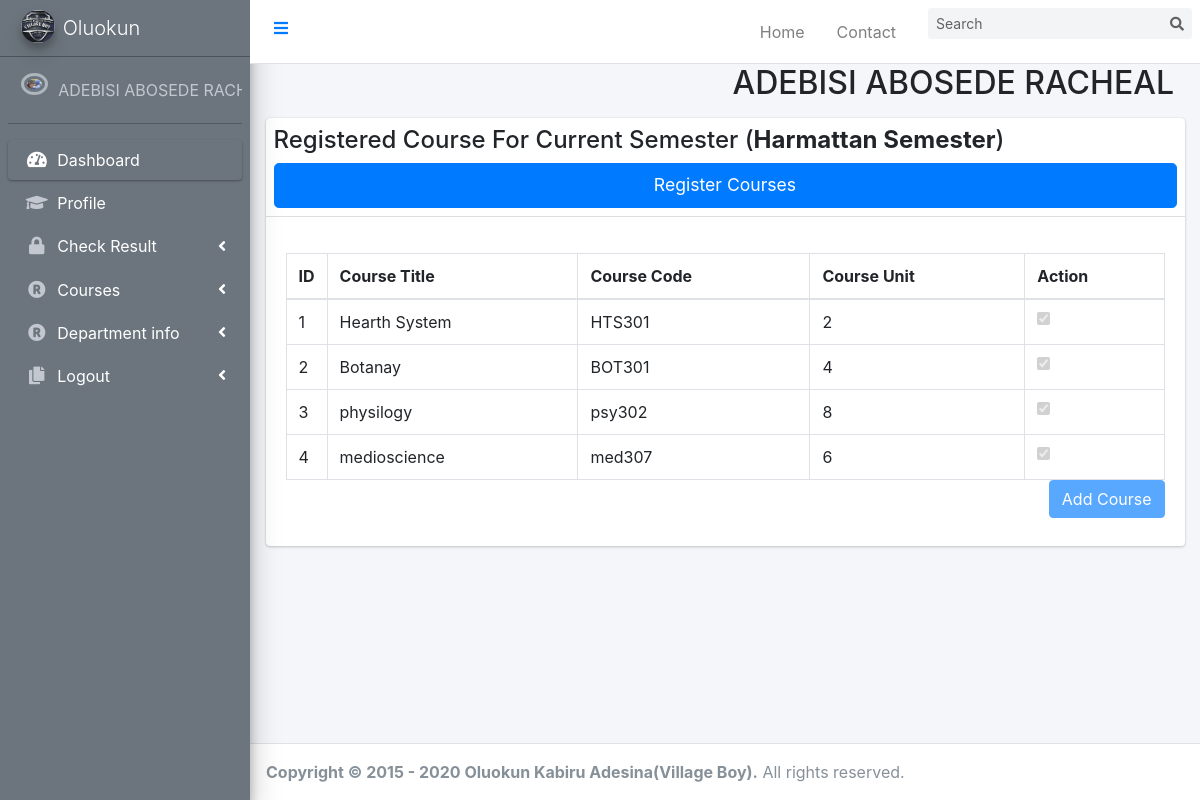
The app's page /student/newCourse.php (signed in) with its own data.
### tables this page shows
CREATE TABLE `student` (
  `id` int(6) NOT NULL,
  `SurName` varchar(30) NOT NULL,
  `FirstName` varchar(30) NOT NULL,
  `LastName` varchar(30) NOT NULL,
  `email` varchar(30) NOT NULL,
  `Phone_Number` varchar(50) NOT NULL,
  `password` varchar(50) NOT NULL,
  `Level` varchar(50) NOT NULL,
  `matricNo` varchar(10) NOT NULL,
  `CurrentSemester` varchar(30) NOT NULL,
  `Department` varchar(255) NOT NULL,
  `Faculty` varchar(50) NOT NULL,
  `state` varchar(50) NOT NULL,
  `city` varchar(50) NOT NULL,
  `Address` varchar(50) NOT NULL,
  `dob` varchar(50) NOT NULL,
  `gender` varchar(50) NOT NULL,
  `profilePicture` text NOT NULL,
  `NextOfKin` varchar(100) NOT NULL,
  `CGPA` varchar(5) NOT NULL,
  `class` varchar(50) NOT NULL,
  `StudentId` varchar(50) NOT NULL,
  `reg_date` timestamp NOT NULL DEFAULT current_timestamp() ON UPDATE current_timestamp()
);

CREATE TABLE `courses` (
  `id` int(6) NOT NULL,
  `CourseCode` varchar(255) NOT NULL,
  `CourseUnit` varchar(255) NOT NULL,
  `CourseTitle` varchar(255) NOT NULL,
  `CourseDesc` varchar(255) NOT NULL,
  `CourseLevel` varchar(100) NOT NULL,
  `CourseCategory` varchar(100) NOT NULL,
  `logo` text NOT NULL,
  `CourseId` varchar(50) NOT NULL,
  `courseReg_date` timestamp NOT NULL DEFAULT current_timestamp() ON UPDATE current_timestamp()
);

### student/newCourse.php (the view, shortened to what this page needs)
<?php
     if(isset($_SESSION['studentLogin'])){
    include('header.php');
    include("../includes/connection.php");
    $user =$_SESSION['studentLogin'];
    $stmt = "SELECT* FROM student WHERE email = '$user'|| Phone_Number = '$user' || matricNo = '$user'";
    $qe = mysqli_query($conn, $stmt);
    $student = mysqli_fetch_array($qe);
    $name = htmlentities(strtoupper( $student['SurName']." ".$student['FirstName']." ".$student['LastName']));
    $level = $student['Level'];
    $dept = $student['Department'];
    $semester = $student['CurrentSemester'];
    $studentId = $student['StudentId'];
    ?>
<!DOCTYPE html>
<html lang="en">
<head>
    <link rel="stylesheet" href=>
</head>
<?php
    include('sidebar.php');
    ?>
<body>
<div class="content-wrapper">
    <div class="container-fluid">
        <div class="row mb-2">
          <div class="col-sm-6">
          </div>
          <div class="col-sm-6">
            <h2><?php echo $name ?></h2>
          </div>
        </div>
      </div>
    <section class="content">
      <div class="container-fluid">
        <div class="row">
          <div class="col-md-12">
            <div class="card">
              <div class="card-header p-2">
                <h4>Registered Course For Current Semester (<b><?php echo $semester ?></b>)</h4>
                  <h1 class="text-center btn btn-primary card-title btn-lg btn-block"> Register Courses</h1>
                <?php
                  $exist = mysqli_query($conn, "SELECT COUNT(courseRegId) as exist FROM registeredcourse WHERE studentId = '$studentId' AND level ='$level' AND semester ='$semester' ");
                     $existing = mysqli_fetch_array($exist);
                      $exists = $existing['exist'];
                ?>
              </div>
              <div class="card-body">
                <table class="table table-bordered">
                  <thead>
                    <tr>
                      <th style="width: 10px">ID</th>
                      <th>Course Title</th>
                      <th>Course Code</th>
                      <th>Course Unit</th>
                      <th>Action</th>
                    </tr>
                  </thead>
                  <tbody>
                    <form class="" role="form" action="" method="POST" id="courseRegisterForm" >
                      <?php
                      $id = 0;
                      $Registered =[];
                      $status =[];
                  if(!empty($exists)||$exists > 0){
                    $Q = "SELECT* FROM courses WHERE CourseLevel ='$level' AND CourseCategory ='$dept'";
                       $new = mysqli_query($conn, $Q);
                       $reg = mysqli_query($conn, "SELECT* FROM registeredcourse WHERE studentId = '$studentId' AND level ='$level' AND semester ='$semester' ");
                       while($cour = mysqli_fetch_array($reg)){
                          $regcourse = $cour['courseId'];
                          $Registered = explode(",", $regcourse);
                          $statu = $cour['status'];
                          if(!empty($statu)){
                          $status = explode(',', $statu);
                          }else {
                            $status =[];
                          }
                       }
                       $totalcourse = count($Registered);
                       $totalmark = [];
                       $i = 0;
                       while($course = mysqli_fetch_array($new)){
                         $CourseId = $course['CourseId'];
                         $compute = 1;
                         $compare ="";
                         if(!empty($status[$i])){
                           $compare = $status[$i];
                           array_push($totalmark, $compare);
                         }else {
                           $compare = 0;
                         }
                      ?>
                    <tr>
                      <td><?php echo $id+1?></td>
                      <td><?php echo $course['CourseTitle'] ?></td>
                      <td><?php echo $course['CourseCode'] ?></td>
                      <td><?php echo $course['CourseUnit'] ?></td>
                      <td><?php
                      if(in_array ($CourseId, $Registered) && ($compute == $compare)){
                          echo '<input type="checkbox" name="course[]" id="course" disabled ="disabled" checked ="check" value="'. $CourseId .'">
                          <input type="hidden" type="text" value="'. $CourseId .'" name="course[]">
                          ' ;
                        }elseif(in_array($CourseId, $Registered) && ($compute != $compare)){
                          echo '<input type="checkbox" name="course[]" id="course" checked ="check" value="'.$CourseId.'">
                          ' ;
                          }else {
                          echo '<input type="checkbox" name="course[]" id="course" value="'.$CourseId.'">';
                        }
                      ?></td>
                    </tr>
                    <?php
                        $id++;
                        $i++;
                      }
                                         }
                    ?>
                  </tbody>
                </table>
                 <button type="submit" class="btn btn-primary mb-2 float-right" id="registercourse" name="registerCourse" <?php
                $totalresultupload = count($totalmark);
                 if($totalresultupload == $totalcourse){
                   echo "disabled";
                 }
                 ?> >Add Course</button>
              </div>
            </div>
          </div>
        </div>
      </div>
    </section>
    </div>
<?php include('footer.php'); ?>
</body>
</html>
<?php
    }
    else{
        header('location:../index.php');
    }
    ?>

### student/sidebar.php (shortened to what this page needs)
<?php
  if(isset($_SESSION['studentLogin'])){
    include("../includes/connection.php");
    $user =$_SESSION['studentLogin'];
    $stmt = "SELECT* FROM student WHERE email = '$user'|| Phone_Number = '$user'";
    $qe = mysqli_query($conn, $stmt);
    $students = mysqli_fetch_array($qe);
    $names = htmlentities(strtoupper( $students['SurName']." ".$students['FirstName']." ".$students['LastName']));
?>
<aside class="main-sidebar sidebar-dark-secondary elevation-4 bg-secondary" style="position:fixed; top: 0px; left: 0px; z-index: 1;">
    <a href="../index.php" class="brand-link">
      <img src="../image/village boy logo.jpg" alt="Logo" class="brand-image img-circle elevation-3"
           style="opacity: .8">
      <span class="brand-text font-weight-light">Oluokun</span>
    </a>
    <div class="sidebar">
      <div class="user-panel mt-3 pb-3 mb-3 d-flex">
        <div class="image">
        <img class="profile-user-img img-fluid img-circle"
                       src="<?php
                        if(!empty($student['profilePicture'])){
                            echo htmlentities($student['profilePicture']);
                        }else{
                            echo "<span style ='color:red'>Not Yet Set</span>";
                        }
                       ?>"
                       alt="User profile picture">                    </div>
        <div class="info">
          <a href="index.php" class="d-block"><?php echo $names;?> </a>
        </div>
      </div>
      <nav class="mt-2">
        <ul class="nav nav-pills nav-sidebar flex-column" data-widget="treeview" role="menu" data-accordion="false">
          <li class="nav-item has-treeview menu-open">
            <a href="index.php" class="nav-link active">
              <i class="nav-icon fas fa-tachometer-alt"></i>
              <p>
                Dashboard
              </p>
            </a>
          </li>
          <li class="nav-item">
              <a href="studentUpdateProfile.php" class="nav-link">
                <i class="fas fa-graduation-cap nav-icon"></i>
                <p>Profile</p>
              </a>
            </li>
            <li class="nav-item has-treeview">
              <a href="#" class="nav-link">
                <i class="nav-icon fa fa-lock"></i>
                <p>
                  Check Result
                  <i class="fas fa-angle-left right"></i>
                </p>
              </a>
            </li>
          <li class="nav-item has-treeview">
          <a href="#" class="nav-link">
            <i class="nav-icon fa fa-registered"></i>
            <p>
              Courses
              <i class="fas fa-angle-left right"></i>
            </p>
          </a>
        </li>
        <li class="nav-item has-treeview">
          <a href="#" class="nav-link">
            <i class="nav-icon fa fa-registered"></i>
            <p>
              Department info
              <i class="fas fa-angle-left right"></i>
            </p>
          </a>
        </li>
           <li class="nav-item has-treeview">
            <a href="Logout.php" class="nav-link">
              <i class="nav-icon fas fa-copy"></i>
              <p>
                Logout
                <i class="fas fa-angle-left right"></i>
              </p>
            </a>
          </li>
        </ul>
      </nav>
    </div>
  </aside>
  <?php
  }
  ?>

### css/style.css (style rules this page uses)
aside { position: fixed; z-index: 1; top: 0; left: 0; }
nav ul li a.nav-link p { text-decoration: none; color: white; }

### records on screen
student: profilePicture (picture), names "ADEBISI ABOSEDE…", name "ADEBISI ABOSEDE RACHEAL", CurrentSemester "Harmattan Semester"
courses: CourseTitle "Hearth System", CourseCode "HTS301", CourseUnit "2"
courses: CourseTitle "Botanay", CourseCode "BOT301", CourseUnit "4"
courses: CourseTitle "physilogy", CourseCode "psy302", CourseUnit "8"
courses: CourseTitle "medioscience", CourseCode "med307", CourseUnit "6"

### other values on screen
Date('Y') "2020"
